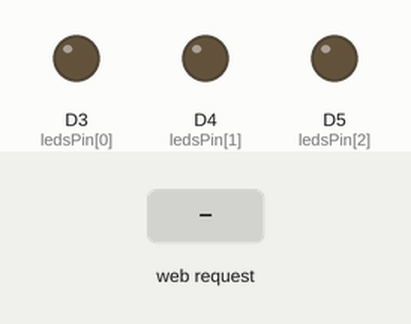
Recording of a sketch running on a simulated ESP8266 (NodeMCU). Shown: output pins drawn as LEDs (lit = HIGH). Dashed ring = blinking. The test bench sets the inputs (shaded band). WiFi joins after 1.5 s; servers stay silent unless stated; random numbers use the default seed unless the sketch sets one; what the sketch prints to the serial monitor is not drawn.

Above: at 2.7 s.
2.8 s: HTTP request GET /start received
At 3.1 s:
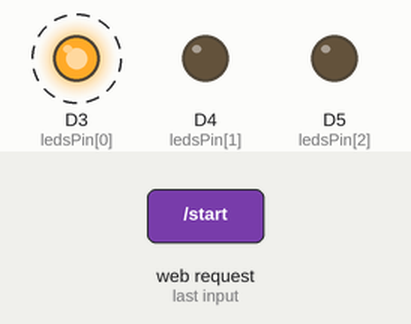
At 5.7 s:
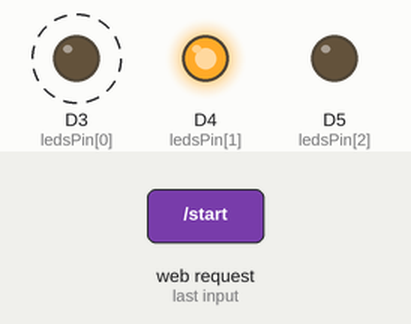
5.8 s: HTTP request GET / received
Timing chart, 0 to 8.8 s (numbered marks = the images above; inputs shaded):
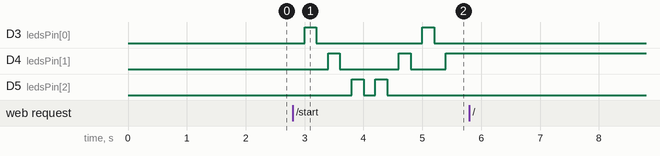

The sketch:

Task1.ino
```cpp
#include <ESP8266WiFi.h>
#include <WiFiClient.h>

//ESP Web Server Library to host a web page
#include <ESP8266WebServer.h>

//---------------------------------------------------------------
//Our HTML webpage contents in program memory

//Main
const char MAIN_page[] PROGMEM = R"=====(
<!DOCTYPE html>
<html>
<head>
	<title>Choose right leds</title>
</head>
<center>
<body>
	<h1>Choose right leds</h1>
	<p>Random number: <span id="random-number">0</span></p>
	<button onclick="startGame()">Start</button>
	<button onclick="selectLed(1)">Led 1</button>
	<button onclick="selectLed(2)">Led 2</button>
	<button onclick="selectLed(3)">Led 3</button>
  <p>Your score: <span id="score">0</span></p>
	<script>
		function startGame() {
			var xmlHttp = new XMLHttpRequest();
      xmlHttp.onreadystatechange = function() {
        if (this.readyState == 4 && this.status == 200) {
          document.getElementById("random-number").innerHTML = this.responseText;
        }
      };
      xmlHttp.open("GET", "start", true);
      xmlHttp.send();
		}
		function selectLed(ledNumber) {
			var randomNumber = parseInt(document.getElementById("random-number").innerHTML);
			var message;
      var score = parseInt(document.getElementById("score").innerHTML);
			if (ledNumber === 1 && randomNumber === 1) {
				message = "You choose the right LED! +1 point";
        score+=1;
			} else if (ledNumber === 2 && randomNumber === 2) {
				message = "You choose the right LED! +1 point";
        score+=1;
			} else if (ledNumber === 3 && randomNumber === 3) {
				message = "You choose the right LED! +1 point";
        score+=1;
			} else {
				message = "Sorry, wrong choice. -1 point";
        if(score > 0){
          score-=1;
        }
			}
      document.getElementById("score").innerHTML = String(score);
			alert(message);
		}
	</script>
</body>
</center>
</html>
)=====";

//---------------------------------------------------------------

//On board LED Connected to GPIO2

//#define LED LED_BUILTIN
int ledsPin[] = {D3, D4, D5};

//SSID and Password of your WiFi router
const char* ssid = "UiTiOt-E3.1";
const char* password = "UiTiOtAP";
//Declare a global object variable from the ESP8266WebServer class.
ESP8266WebServer server(80); //Server on port 80

//===============================================================
// This routine is executed when you open its IP in browser
//===============================================================

void handleRoot() {
Serial.println("You called root page");
String html = MAIN_page; //Read HTML contents
server.send(200, "text/html", html); //Send web page
}

void randomNumber(){
  allledsOFF();
  delay(200);
  ledHIGH_LtoR();
  ledHIGH_RtoL();
  int number = random(1, 4);
  Serial.print("Random result: ");
  Serial.println(String(number));
  allledsOFF();
  digitalWrite(ledsPin[number-1], HIGH);
  server.send(200, "text/plane", String(number));
}

void ledHIGH_LtoR(){
  digitalWrite(ledsPin[0], HIGH);
  delay(200);
  digitalWrite(ledsPin[0], LOW);
  delay(200);
  digitalWrite(ledsPin[1], HIGH);
  delay(200);
  digitalWrite(ledsPin[1], LOW);
  delay(200);
  digitalWrite(ledsPin[2], HIGH);
  delay(200);
  digitalWrite(ledsPin[2], LOW);
  delay(200);
}

void ledHIGH_RtoL(){
  digitalWrite(ledsPin[2], HIGH);
  delay(200);
  digitalWrite(ledsPin[2], LOW);
  delay(200);
  digitalWrite(ledsPin[1], HIGH);
  delay(200);
  digitalWrite(ledsPin[1], LOW);
  delay(200);
  digitalWrite(ledsPin[0], HIGH);
  delay(200);
  digitalWrite(ledsPin[0], LOW);
  delay(200);
}

//==============================================================
// SETUP
//==============================================================

void setup(){
Serial.begin(115200);
WiFi.begin(ssid, password); //Connect to your WiFi router
Serial.println("");

for(int i=0; i<sizeof(ledsPin); i++){
  pinMode(ledsPin[i], OUTPUT);
}

allledsOFF();

// Wait for connection
while (WiFi.status() != WL_CONNECTED) {
delay(500);
Serial.print(".");
}

//If connection successful show IP address in serial monitor
Serial.println("");
Serial.print("Connected to ");
Serial.println(ssid);
Serial.print("IP address: ");
Serial.println(WiFi.localIP()); //IP address assigned to your ESP
server.on("/", handleRoot); //Which routine to handle at root location. This is display page
server.on("/start", randomNumber);
server.begin(); //Start server
Serial.println("HTTP server started");
}

//==============================================================
// LOOP
//==============================================================

void loop(){
server.handleClient(); //Handle client requests
}

void allledsOFF(){
  for(int i=0; i<sizeof(ledsPin); i++){
  digitalWrite(ledsPin[i], LOW);
  }
}
```

Measured:
- after the input at 2.8 s, D3 (ledsPin[0]): alternates HIGH for 0.20 s and LOW for 1.8 s, starting after 0.20 s; D4 (ledsPin[1]): goes HIGH 0.20 s, LOW 1.0 s, HIGH 0.20 s, LOW 0.60 s, then HIGH, starting after 0.60 s; D5 (ledsPin[2]): alternates HIGH for 0.20 s and LOW for 0.20 s, 4 changes in all, then stays LOW, starting after 1.0 s
- after the input at 5.8 s, every drawn part: stays the same
